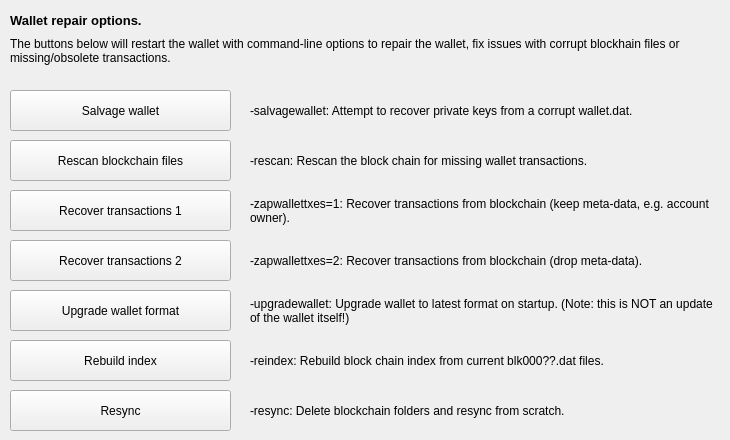
     <widget class="QWidget" name="tab_repair">
      <attribute name="title">
       <string>&amp;Wallet Repair</string>
      </attribute>
      <widget class="QPushButton" name="btn_salvagewallet">
       <property name="geometry">
        <rect>
         <x>10</x>
         <y>90</y>
         <width>221</width>
         <height>41</height>
        </rect>
       </property>
       <property name="minimumSize">
        <size>
         <width>180</width>
         <height>23</height>
        </size>
       </property>
       <property name="text">
        <string>Salvage wallet</string>
       </property>
      </widget>
      <widget class="QPushButton" name="btn_rescan">
       <property name="geometry">
        <rect>
         <x>10</x>
         <y>140</y>
         <width>221</width>
         <height>41</height>
        </rect>
       </property>
       <property name="minimumSize">
        <size>
         <width>180</width>
         <height>23</height>
        </size>
       </property>
       <property name="text">
        <string>Rescan blockchain files</string>
       </property>
      </widget>
      <widget class="QPushButton" name="btn_zapwallettxes1">
       <property name="geometry">
        <rect>
         <x>10</x>
         <y>190</y>
         <width>221</width>
         <height>41</height>
        </rect>
       </property>
       <property name="minimumSize">
        <size>
         <width>180</width>
         <height>23</height>
        </size>
       </property>
       <property name="text">
        <string>Recover transactions 1</string>
       </property>
      </widget>
      <widget class="QPushButton" name="btn_zapwallettxes2">
       <property name="geometry">
        <rect>
         <x>10</x>
         <y>240</y>
         <width>221</width>
         <height>41</height>
        </rect>
       </property>
       <property name="minimumSize">
        <size>
         <width>180</width>
         <height>23</height>
        </size>
       </property>
       <property name="text">
        <string>Recover transactions 2</string>
       </property>
      </widget>
      <widget class="QPushButton" name="btn_upgradewallet">
       <property name="geometry">
        <rect>
         <x>10</x>
         <y>290</y>
         <width>221</width>
         <height>41</height>
        </rect>
       </property>
       <property name="minimumSize">
        <size>
         <width>180</width>
         <height>23</height>
        </size>
       </property>
       <property name="text">
        <string>Upgrade wallet format</string>
       </property>
      </widget>
      <widget class="QLabel" name="label_repair_helptext">
       <property name="geometry">
        <rect>
         <x>10</x>
         <y>30</y>
         <width>711</width>
         <height>41</height>
        </rect>
       </property>
       <property name="font">
        <font>
         <weight>50</weight>
         <bold>false</bold>
        </font>
       </property>
       <property name="text">
        <string>The buttons below will restart the wallet with command-line options to repair the wallet, fix issues with corrupt blockhain files or missing/obsolete transactions.</string>
       </property>
       <property name="wordWrap">
        <bool>true</bool>
       </property>
      </widget>
      <widget class="QLabel" name="label_repair_salvage">
       <property name="geometry">
        <rect>
         <x>250</x>
         <y>90</y>
         <width>471</width>
         <height>41</height>
        </rect>
       </property>
       <property name="text">
        <string>-salvagewallet: Attempt to recover private keys from a corrupt wallet.dat.</string>
       </property>
       <property name="wordWrap">
        <bool>true</bool>
       </property>
      </widget>
      <widget class="QLabel" name="label_repair_rescan">
       <property name="geometry">
        <rect>
         <x>250</x>
         <y>140</y>
         <width>471</width>
         <height>41</height>
        </rect>
       </property>
       <property name="text">
        <string>-rescan: Rescan the block chain for missing wallet transactions.</string>
       </property>
       <property name="wordWrap">
        <bool>true</bool>
       </property>
      </widget>
      <widget class="QLabel" name="label_repair_zap1">
       <property name="geometry">
        <rect>
         <x>250</x>
         <y>190</y>
         <width>471</width>
         <height>41</height>
        </rect>
       </property>
       <property name="text">
        <string>-zapwallettxes=1: Recover transactions from blockchain (keep meta-data, e.g. account owner).</string>
       </property>
       <property name="wordWrap">
        <bool>true</bool>
       </property>
      </widget>
      <widget class="QLabel" name="label_repair_zap2">
       <property name="geometry">
        <rect>
         <x>250</x>
         <y>240</y>
         <width>471</width>
         <height>41</height>
        </rect>
       </property>
       <property name="text">
        <string>-zapwallettxes=2: Recover transactions from blockchain (drop meta-data).</string>
       </property>
       <property name="wordWrap">
        <bool>true</bool>
       </property>
      </widget>
      <widget class="QLabel" name="label_repair_upgrade">
       <property name="geometry">
        <rect>
         <x>250</x>
         <y>290</y>
         <width>471</width>
         <height>41</height>
        </rect>
       </property>
       <property name="text">
        <string>-upgradewallet: Upgrade wallet to latest format on startup. (Note: this is NOT an update of the wallet itself!)</string>
       </property>
       <property name="wordWrap">
        <bool>true</bool>
       </property>
      </widget>
      <widget class="QLabel" name="label_repair_header">
       <property name="geometry">
        <rect>
         <x>10</x>
         <y>10</y>
         <width>711</width>
         <height>21</height>
        </rect>
       </property>
       <property name="font">
        <font>
         <pointsize>10</pointsize>
         <weight>75</weight>
         <bold>true</bold>
        </font>
       </property>
       <property name="text">
        <string>Wallet repair options.</string>
       </property>
       <property name="wordWrap">
        <bool>true</bool>
       </property>
      </widget>
      <widget class="QPushButton" name="btn_reindex">
       <property name="geometry">
        <rect>
         <x>10</x>
         <y>340</y>
         <width>221</width>
         <height>41</height>
        </rect>
       </property>
       <property name="text">
        <string>Rebuild index</string>
       </property>
      </widget>
      <widget class="QLabel" name="label_repair_reindex">
       <property name="geometry">
        <rect>
         <x>250</x>
         <y>340</y>
         <width>471</width>
         <height>41</height>
        </rect>
       </property>
       <property name="text">
        <string>-reindex: Rebuild block chain index from current blk000??.dat files.</string>
       </property>
      </widget>
      <widget class="QPushButton" name="btn_resync">
       <property name="geometry">
        <rect>
         <x>10</x>
         <y>390</y>
         <width>221</width>
         <height>41</height>
        </rect>
       </property>
       <property name="text">
        <string>Resync</string>
       </property>
      </widget>
      <widget class="QLabel" name="label_repair_resync">
       <property name="geometry">
        <rect>
         <x>250</x>
         <y>390</y>
         <width>471</width>
         <height>41</height>
        </rect>
       </property>
       <property name="text">
        <string>-resync: Delete blockchain folders and resync from scratch.</string>
       </property>
      </widget>
     </widget>
